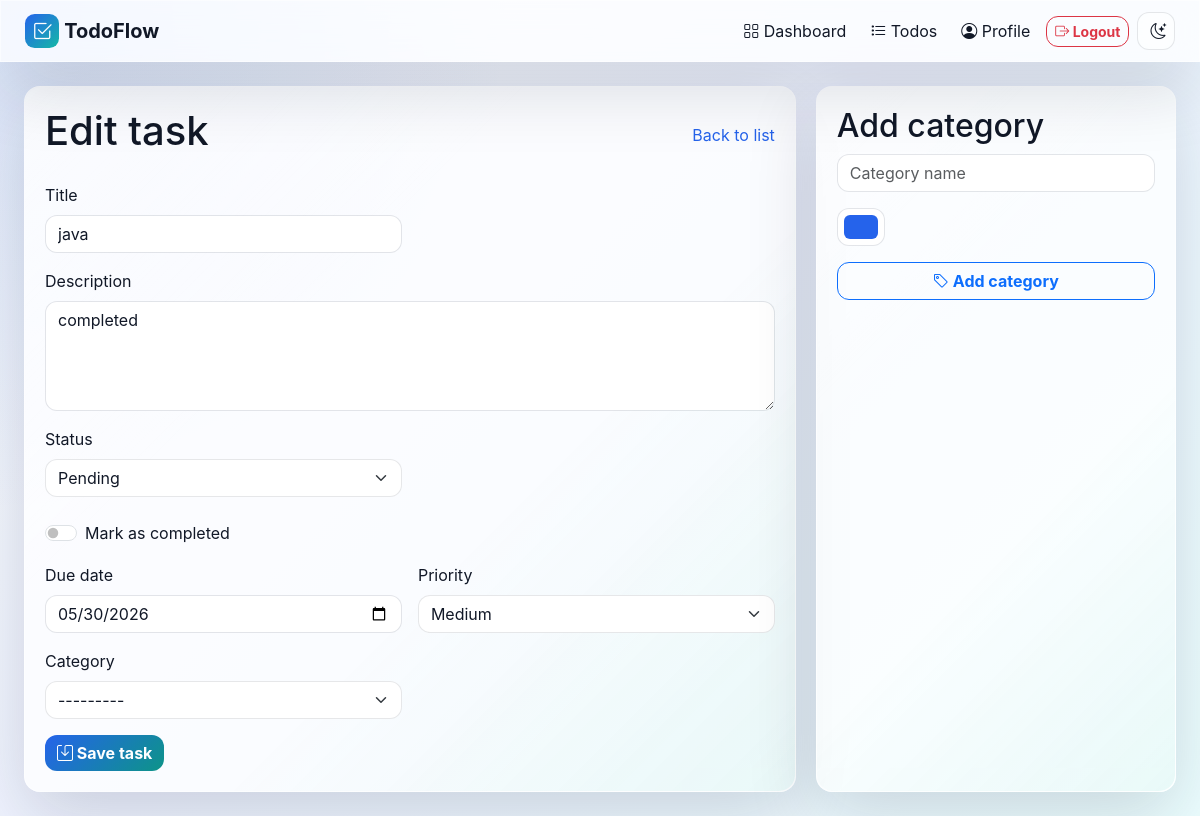
The app's page /todos/1/edit/ (signed in) with its own data.
### todo/models.py (models this page shows, shortened)
class TodoTask(models.Model):
    class Status(models.TextChoices):
        PENDING = "pending", "Pending"
        IN_PROGRESS = "in_progress", "In progress"
        COMPLETED = "completed", "Completed"
    user = models.ForeignKey(settings.AUTH_USER_MODEL, on_delete=models.CASCADE, related_name="todos")
    title = models.CharField(max_length=160)
    description = models.TextField(blank=True)
    status = models.CharField(max_length=20, choices=Status.choices, default=Status.PENDING)
    completed = models.BooleanField(default=False)
    due_date = models.DateField(blank=True, null=True)
    priority = models.ForeignKey(Priority, on_delete=models.SET_NULL, null=True, blank=True, related_name="tasks")
    category = models.ForeignKey(Category, on_delete=models.SET_NULL, null=True, blank=True, related_name="tasks")
    created_at = models.DateTimeField(auto_now_add=True)
    updated_at = models.DateTimeField(auto_now=True)
    class Meta:
        ordering = ("completed", "due_date", "-created_at")
        indexes = [
            models.Index(fields=["user", "completed"]),
            models.Index(fields=["user", "status"]),
            models.Index(fields=["due_date"]),
        ]

### todo/views.py (the view)
# urls.py: path("<int:pk>/edit/", views.todo_update, name="update"),
@login_required
def todo_update(request, pk):
    task = get_object_or_404(TodoTask, pk=pk, user=request.user)
    form = TodoTaskForm(request.POST or None, instance=task, user=request.user)
    if request.method == "POST" and form.is_valid():
        task = form.save()
        log_activity(request.user, "updated a task", task)
        messages.success(request, "Task updated successfully.")
        return redirect("todo:list")
    return render(request, "todo/todo_form.html", {"form": form, "category_form": CategoryForm(), "task": task, "page_title": "Edit task"})

### todo/forms.py (shortened to what this page needs)
class TodoTaskForm(forms.ModelForm):
    class Meta:
        model = TodoTask
        fields = ("title", "description", "status", "completed", "due_date", "priority", "category")
        widgets = {
            "title": forms.TextInput(attrs={"placeholder": "Task title"}),
            "description": forms.Textarea(attrs={"rows": 4, "placeholder": "Add helpful context"}),
            "due_date": forms.DateInput(attrs={"type": "date"}),
        }
    def __init__(self, *args, **kwargs):
        self.user = kwargs.pop("user")
        super().__init__(*args, **kwargs)
        self.fields["category"].queryset = Category.objects.filter(user=self.user)
        for field in self.fields.values():
            if isinstance(field.widget, forms.CheckboxInput):
                field.widget.attrs["class"] = "form-check-input"
            elif isinstance(field.widget, forms.Select):
                field.widget.attrs["class"] = "form-select"
            else:
                field.widget.attrs["class"] = "form-control"

class CategoryForm(forms.ModelForm):
    class Meta:
        model = Category
        fields = ("name", "color")
        widgets = {
            "name": forms.TextInput(attrs={"class": "form-control", "placeholder": "Category name"}),
            "color": forms.TextInput(attrs={"class": "form-control form-control-color", "type": "color"}),
        }

### todo/models.py (called while the page is built)
    def __str__(self):
        return self.name

    def __str__(self):
        return self.name

### Templates/todo/todo_form.html (shortened to what this page needs)
{% extends "base.html" %}
{% block content %}
<div class="content-grid">
    <section class="panel slide-up">
        <div class="section-title"><h1>{{ page_title }}</h1><a href="{% url 'todo:list' %}">Back to list</a></div>
        <form method="post" novalidate class="row g-3">
            {% for field in form %}
                <div class="{% if field.name == 'description' %}col-12{% elif field.name == 'completed' %}col-12{% else %}col-md-6{% endif %}">
                    {% if field.name == 'completed' %}
                        <div class="form-check form-switch mt-2">{{ field }} <label class="form-check-label" for="{{ field.id_for_label }}">Mark as completed</label></div>
                    {% else %}
                        <label class="form-label" for="{{ field.id_for_label }}">{{ field.label }}</label>
                        {{ field }}
                    {% endif %}
                </div>
            {% endfor %}
            <div class="col-12"><button class="btn btn-primary" type="submit"><i class="bi bi-save"></i> Save task</button></div>
        </form>
    </section>
    <aside class="panel">
        <h2>Add category</h2>
        <form method="post" action="{% url 'todo:category_create' %}" class="row g-3">
            <div class="col-12">{{ category_form.name }}</div>
            <div class="col-12">{{ category_form.color }}</div>
            <div class="col-12"><button class="btn btn-outline-primary w-100" type="submit"><i class="bi bi-tag"></i> Add category</button></div>
        </form>
    </aside>
</div>
{% endblock %}

### static/css/app.css (style rules this page uses)
:root { --bg: #f5f7fb; --surface: rgba(255, 255, 255, .86); --surface-strong: #ffffff; --text: #111827; --muted: #6b7280; --border: rgba(17, 24, 39, .1); --primary: #2563eb; --primary-2: #14b8a6; --shadow: 0 18px 50px rgba(15, 23, 42, .12); --glass-highlight: rgba(255, 255, 255, .72); --glass-shadow: 0 24px 70px rgba(15, 23, 42, .16); }
body { min-height: 100vh; background: radial-gradient(circle at top left, rgba(37, 99, 235, .14), transparent 32rem), linear-gradient(135deg, #f8fafc 0%, #eef2ff 46%, #ecfeff 100%); color: var(--text); font-family: Inter, ui-sans-serif, system-ui, -apple-system, BlinkMacSystemFont, "Segoe UI", sans-serif; transition: background .35s ease, color .25s ease; overflow-x: hidden; }
a { color: var(--primary); text-decoration: none; }
.navbar-brand, .nav-link, h1, h2, h3 { color: var(--text); }
.slide-up { animation: slideUp .5s cubic-bezier(.22, 1, .36, 1) both; }
.btn { border-radius: .75rem; font-weight: 700; transition: transform .2s ease, box-shadow .2s ease; }
.btn-primary { background: linear-gradient(135deg, var(--primary), #0d9488); border: 0; }
.hero-panel, .panel, .auth-card, .side-panel, .stat-card, .todo-card, .filter-bar { background: var(--surface); border: 1px solid var(--border); box-shadow: var(--glass-shadow); backdrop-filter: blur(22px) saturate(145%); -webkit-backdrop-filter: blur(22px) saturate(145%); border-radius: 1rem; position: relative; overflow: hidden; transition: transform .24s ease, box-shadow .24s ease, border-color .24s ease, background .25s ease; }
.hero-panel::before, .panel::before, .auth-card::before, .side-panel::before, .stat-card::before, .todo-card::before, .filter-bar::before { content: ""; position: absolute; inset: 0; pointer-events: none; border-radius: inherit; background: linear-gradient(135deg, var(--glass-highlight), transparent 34%), linear-gradient(315deg, rgba(20, 184, 166, .12), transparent 40%); opacity: .6; }
.hero-panel > *, .panel > *, .auth-card > *, .side-panel > *, .stat-card > *, .todo-card > *, .filter-bar > * { position: relative; z-index: 1; }
.form-control, .form-select { border-radius: .75rem; border-color: var(--border); background-color: var(--surface-strong); color: var(--text); transition: border-color .2s ease, box-shadow .2s ease, transform .2s ease, background .2s ease; }
.page-heading, .section-title { display: flex; justify-content: space-between; align-items: center; gap: 1rem; margin-bottom: 1.25rem; }
.content-grid { display: grid; grid-template-columns: minmax(0, 1.5fr) minmax(280px, .7fr); gap: 1.25rem; }
.panel, .side-panel { padding: 1.25rem; }
.reveal-item { animation: riseIn .58s cubic-bezier(.22, 1, .36, 1) both; animation-delay: var(--delay, 0ms); }

### Templates/base.html (style rules this page uses)
.app-navbar, .hero-panel, .panel, .auth-card, .side-panel, .stat-card, .todo-card, .filter-bar { background: rgba(255,255,255,.72) !important; border: 1px solid rgba(255,255,255,.5) !important; box-shadow: 0 24px 70px rgba(15,23,42,.16) !important; backdrop-filter: blur(22px) saturate(145%); -webkit-backdrop-filter: blur(22px) saturate(145%); }
.todo-card, .stat-card, .panel, .auth-card { animation: criticalRise .5s ease both; }

### records on screen
TodoTask: form "java" "completed" "Pending" "05/30/2026" "Medium" "---------"

### other values on screen
{{ page_title }} "Edit task"
{{ field.label }} "Title" "Description" "Status" "Due date" "Priority" "Category"
